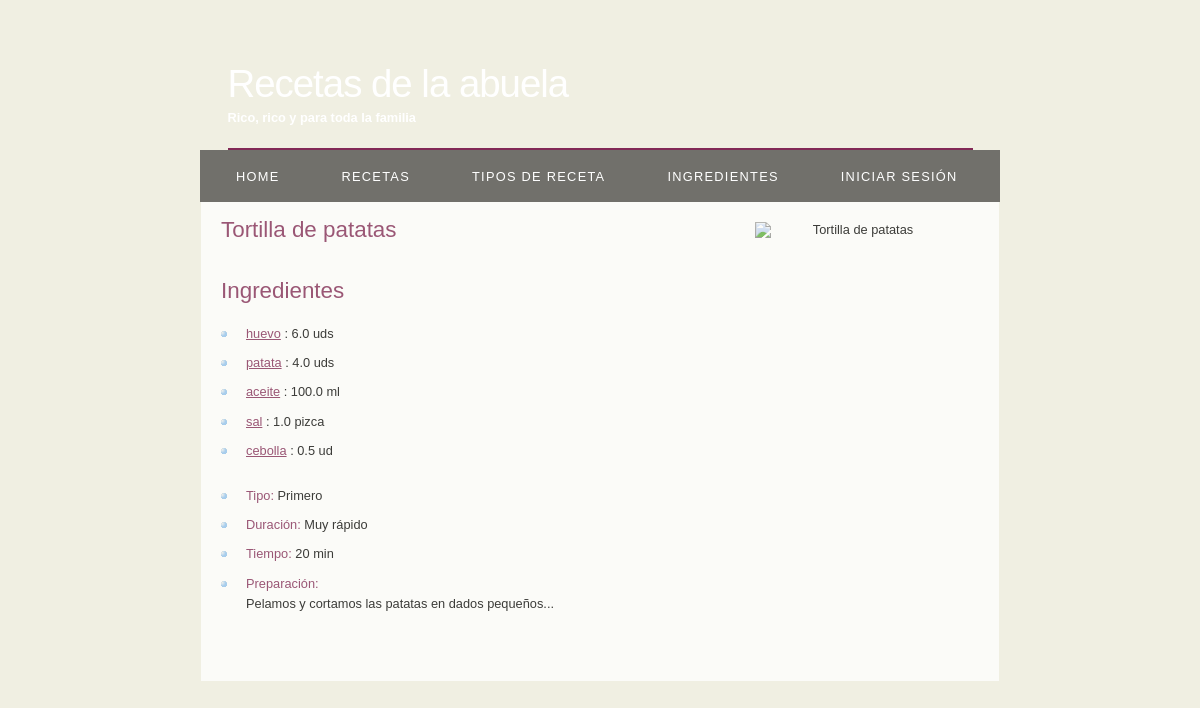
/myapp/recetas/1, run on an earlier commit of the app's database.
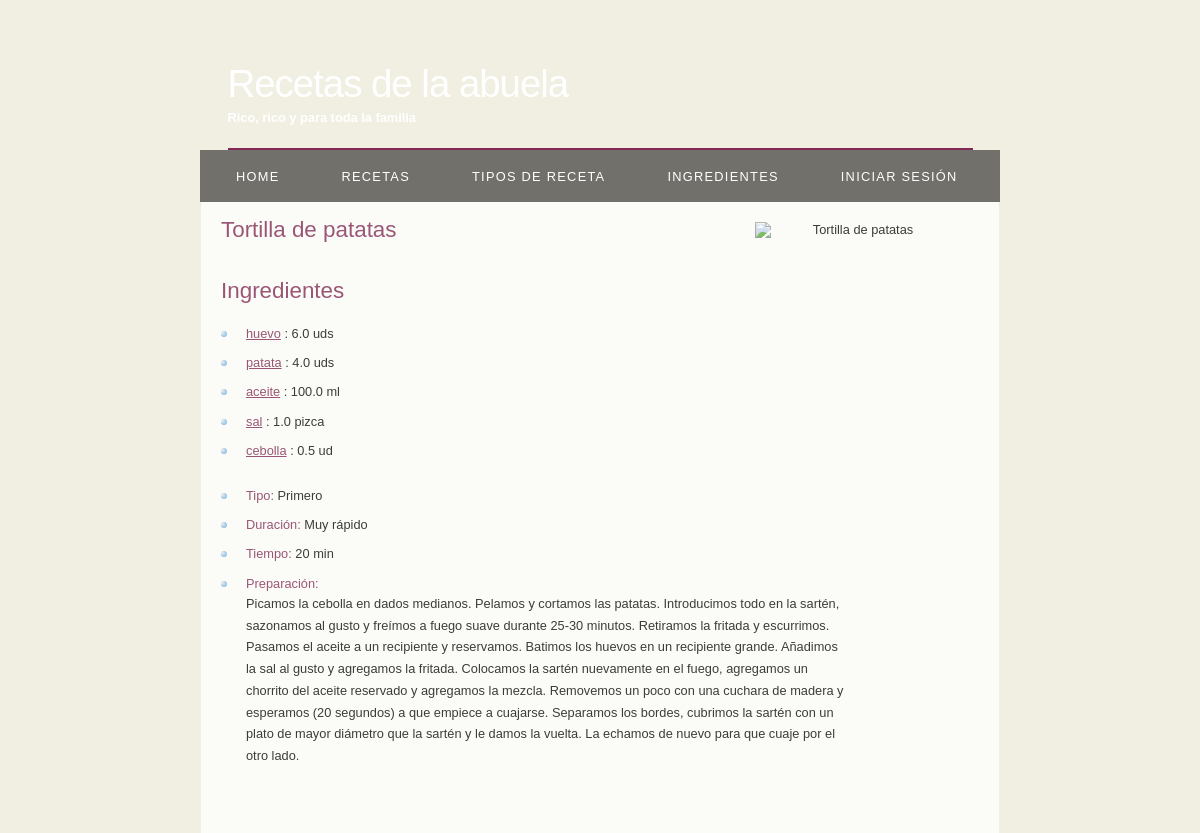
And on a later commit of the database.
### myapp/models.py (models this page shows, shortened)
class Receta(models.Model):
    nombre = models.CharField(max_length=50)
    descripcion = models.CharField(max_length=10000)
    tiempo = models.IntegerField(default = 0)
    tipo = models.ForeignKey(TipoReceta, on_delete=models.CASCADE, default=None)
    duracion = models.ForeignKey(DuracionReceta, on_delete=models.CASCADE, default=None)

class Cantidad(models.Model):
    cantidad = models.FloatField(default=0)
    unidad = models.CharField(max_length=40)
    receta = models.ForeignKey(Receta, on_delete=models.CASCADE, default = None)
    ingrediente = models.ForeignKey(Ingrediente, on_delete=models.CASCADE, default = None)

class Ingrediente(models.Model):
    nombre = models.CharField(max_length=100)
    calorias = models.IntegerField(default = 0)

class TipoReceta(models.Model):
    tipo = models.CharField(max_length=50)

class DuracionReceta(models.Model):
    duracion = models.CharField(max_length=50)

### myapp/views.py (the view)
# urls.py: path('recetas/<int:pk>', RecetasDetailView.as_view(), name = 'id_re'),
class RecetasDetailView(DetailView):
    model = Receta
    template_name = 'detallereceta.html'

### myapp/templates/detallereceta.html (shortened to what this page needs)
{% extends "index.html" %}
{% load static %}s
{% block imagen %}
    <img src="{% static "" %}images/{{ object.nombre|cut:" " }}.png" alt="{{ object.nombre }}" class="center" width="200">
{% endblock %}
{% block content %}
    <h2>{{ object.nombre }}</h2>
    <h2>Ingredientes</h2>
    <ul>
        {% for cantidad in object.cantidad_set.all %}
            <li><a href="{%url 'id_ing' cantidad.ingrediente.id%}">{{ cantidad.ingrediente.nombre }}</a> : {{ cantidad.cantidad }} {{ cantidad.unidad }}</li>
        {% endfor %}
    </ul>
    <ul>
        <li><span>Tipo:</span> {{ object.tipo.tipo }}</li>
        <li><span>Duración:</span> {{ object.duracion.duracion}}</li>
        <li><span>Tiempo:</span> {{ object.tiempo }} min</li>
        <li><span>Preparación:</span><p> {{ object.descripcion }}</p></li>
    </ul>
{% endblock %}

### myapp/templates/index.html (shortened to what this page needs)
{% load static %}
<!DOCTYPE HTML>
<html>
  <head>
    <link rel="stylesheet" href="{% static 'css/style.css' %}"/>
  </head>
  <body>
    <main>
      <header>
        <div id="logo">
          <div id="logo_text">
            <h1><a href="/myapp/">Recetas de la abuela</a></h1>
            <h2><b>Rico, rico y para toda la familia</b></h2>
          </div>
        </div>
        <div id="menubar">
          <ul id="menu">
            <li><a href="/myapp/">Home</a></li>
            <li><a href="/myapp/recetas/">Recetas</a></li>
            <li><a href="/myapp/tipos/">Tipos de Receta</a></li>
            <li><a href="/myapp/ingredientes/">Ingredientes</a></li>
            <li><a href="/myapp/login/">Iniciar sesión</a></li>
          </ul>
        </div>
      </header>
    </main>
      <div id="site_content">
        <div class="sidebar">
          {% block imagen %}{% endblock %}
        </div>
        <div id="content">
          {% block content %}{% endblock %}
        </div>
      </div>
  </body>
</html>

### myapp/static/css/style.css (style rules this page uses)
html { height: 100%; }
* { margin: 0; padding: 0; }
body { font: normal .80em 'trebuchet ms', arial, sans-serif; background: #F0EFE2 url(../images/background.jpg) no-repeat; background-size: cover; background-attachment: fixed; background-position: center center; color: #000; }
p { padding: 0 0 20px 0; line-height: 1.7em; width: 600px; }
img { border: 0; }
h1, h2, h3, h4, h5, h6 { font: normal 175% 'century gothic', arial, sans-serif; color: #7E2451; margin: 0 0 15px 0; padding: 15px 0 5px 0; }
h2 { font: normal 175% 'century gothic', arial, sans-serif; }
a, a:hover { outline: none; text-decoration: underline; color: #7E2451; }
.center { display: block; text-align: center; margin: 20px auto; }
ul { margin: 2px 0 22px 17px; }
ul li { list-style-type: circle; margin: 5px 0 6px 0; padding: 0 0 4px 5px; }
main, #logo, #menubar, #site_content, #footer { margin-left: auto; margin-right: auto; }
header { background: transparent; height: 202px; }
#logo { width: 745px; position: relative; height: 148px; border-bottom: 2px solid #822956; }
#logo #logo_text { position: absolute; top: 40px; left: 0; }
#logo h1, #logo h2 { font: normal 300% 'century gothic', arial, sans-serif; border-bottom: 0; text-transform: none; margin: 0; }
#logo_text h1, #logo_text h1 a, #logo_text h1 a:hover { padding: 22px 0 0 0; color: white; letter-spacing: -1px; text-decoration: none; }
#logo_text h2 { font-size: 100%; padding: 4px 0 0 0; color: white; }
#menubar { width: 800px; height: 52px; padding: 0; background: transparent url(../images/transparent.png) repeat; }
ul#menu, ul#menu li { float: left; margin: 0; padding: 0; }
ul#menu li { list-style: none; }
ul#menu li a { letter-spacing: 0.1em; font: normal 100% arial, sans-serif; display: block; float: left; height: 17px; margin: 10px 0 0 10px; padding: 9px 26px 6px 26px; text-align: center; color: #FFF; text-transform: uppercase; text-decoration: none; background: transparent; }
#site_content { width: 754px; overflow: hidden; margin: 0 auto 0 auto; padding: 0 24px 20px 20px; background: white; opacity: 75%; }
.sidebar { float: right; width: 210px; padding: 0 15px 20px 15px; }
#content { text-align: left; padding: 0; width: 400px; float: left; }
#content ul { margin: 5px 0 22px 0px; }
#content ul li { list-style-type: none; background: url(../images/bullet.png) no-repeat; margin: 0 0 6px 0; padding: 0 0 4px 25px; line-height: 1.5em; }
span { color:#7E2451; }

What changed in the data, as far as the page shows it:
changed Receta "Tortilla de patatas": descripcion "Pelamos y cortamos las patatas en dados pequeños..." → "Picamos la cebolla en dados medianos. Pelamos y cortamos las patatas. Introducimos todo en la sartén, sazonamos al gusto y freímos a fuego suave durante 25-30 minutos. Retiramos la fritada y escurrimos. Pasamos el aceite a un recipiente y reservamos. Batimos los huevos en un recipiente grande. Añadimos la sal al gusto y agregamos la fritada. Colocamos la sartén nuevamente en el fuego, agregamos un chorrito del aceite reservado y agregamos la mezcla. Removemos un poco con una cuchara de madera y esperamos (20 segundos) a que empiece a cuajarse. Separamos los bordes, cubrimos la sartén con un plato de mayor diámetro que la sartén y le damos la vuelta. La echamos de nuevo para que cuaje por el…"
